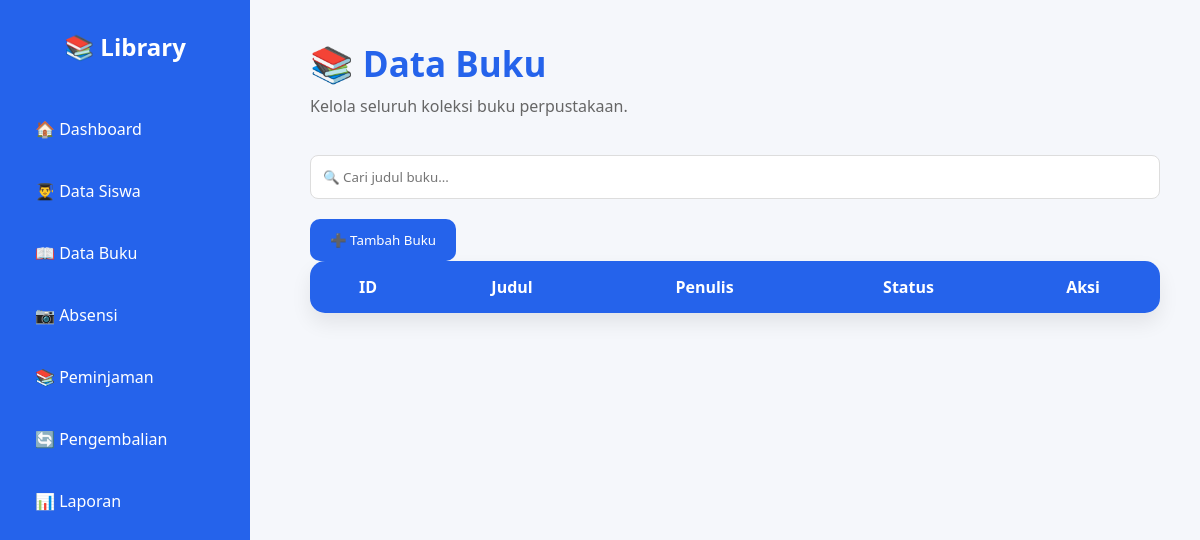
/buku, run on an earlier commit of the app's database.
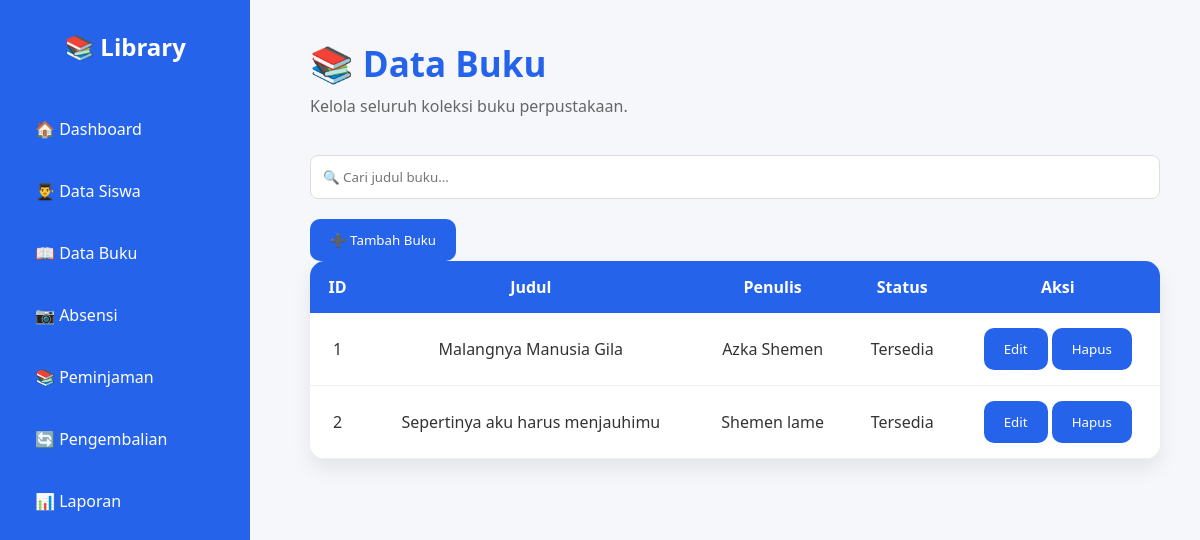
And on a later commit of the database.
### tables this page shows
CREATE TABLE buku (
        id INTEGER PRIMARY KEY AUTOINCREMENT,
        judul TEXT NOT NULL,
        penulis TEXT,
        status TEXT DEFAULT 'tersedia'
    );

### app.py (the view)
@app.route("/buku")
def buku():
    conn = connect()
    cursor = conn.cursor()
    cursor.execute("""
        SELECT
            id,
            judul,
            penulis,
            status
        FROM buku
        ORDER BY id
    """)
    data = cursor.fetchall()
    conn.close()
    return render_template(
        "buku.html",
        data=data
    )

### database.py (called while the page is built)
def connect():
    return sqlite3.connect(DB_NAME)

### templates/buku.html (shortened to what this page needs)
{% extends "base.html" %}
{% block content %}
<div class="header">
    <h1>📚 Data Buku</h1>
    <p>Kelola seluruh koleksi buku perpustakaan.</p>
</div>
<div class="top-bar">
    <input
        type="text"
        id="searchInput"
        placeholder="🔍 Cari judul buku..."
        onkeyup="searchTable()"
    >
    <button>
        ➕ Tambah Buku
    </button>
</div>
<table id="tabelBuku">
    <thead>
        <tr>
            <th>ID</th>
            <th>Judul</th>
            <th>Penulis</th>
            <th>Status</th>
            <th>Aksi</th>
        </tr>
    </thead>
    <tbody>
        {% for buku in data %}
        <tr>
            <td>{{ buku[0] }}</td>
            <td>{{ buku[1] }}</td>
            <td>{{ buku[2] }}</td>
            <td>
                {% if buku[3] == "tersedia" %}
                    <span class="status tersedia">
                        Tersedia
                    </span>
                {% else %}
                    <span class="status dipinjam">
                        Dipinjam
                    </span>
                {% endif %}
            </td>
            <td>
                <button>Edit</button>
                <button>Hapus</button>
            </td>
        </tr>
        {% endfor %}
    </tbody>
</table>
{% endblock %}

### templates/base.html (shortened to what this page needs)
<!DOCTYPE html>
<html lang="en">
<head>
    <link rel="stylesheet"
          href="{{ url_for('static', filename='css/style.css') }}">
</head>
<body>
<div class="sidebar">
    <h2>📚 Library</h2>
    <a href="/">🏠 Dashboard</a>
    <a href="/siswa">👨‍🎓 Data Siswa</a>
    <a href="/buku">📖 Data Buku</a>
    <a href="/absensi">📷 Absensi</a>
    <a href="/peminjaman">📚 Peminjaman</a>
    <a href="/pengembalian">🔄 Pengembalian</a>
    <a href="/laporan">📊 Laporan</a>
</div>
<div class="content">
    {% block content %}
    {% endblock %}
</div>
</body>
</html>

### static/css/style.css (style rules this page uses)
* { margin:0; padding:0; box-sizing:border-box; font-family:'Segoe UI',sans-serif; }
body { background:#f5f7fb; color:#333; }
.sidebar { position:fixed; left:0; top:0; width:250px; height:100vh; background:#2563eb; padding:30px 20px; }
.sidebar h2 { color:white; text-align:center; margin-bottom:40px; }
.sidebar a { display:block; text-decoration:none; color:white; padding:15px; border-radius:10px; margin-bottom:10px; transition:.3s; }
.content { margin-left:270px; padding:40px; }
.header { margin-bottom:30px; }
.header h1 { font-size:35px; color:#2563eb; }
.header p { color:#666; margin-top:8px; }
table { width:100%; background:white; border-collapse:collapse; border-radius:15px; overflow:hidden; box-shadow:0 10px 20px rgba(0,0,0,.08); }
th { background:#2563eb; color:white; padding:15px; }
td { padding:15px; text-align:center; border-bottom:1px solid #eee; }
input,select { width:100%; padding:12px; margin-top:8px; margin-bottom:20px; border:1px solid #ddd; border-radius:8px; }
button { background:#2563eb; color:white; border:none; padding:12px 20px; border-radius:10px; cursor:pointer; transition:.3s; }

What changed in the data, as far as the page shows it:
added buku: id "1", judul "Malangnya Manusia Gila", penulis "Azka Shemen", status "Tersedia"
added buku: id "2", judul "Sepertinya aku harus menjauhimu", penulis "Shemen lame", status "Tersedia"
